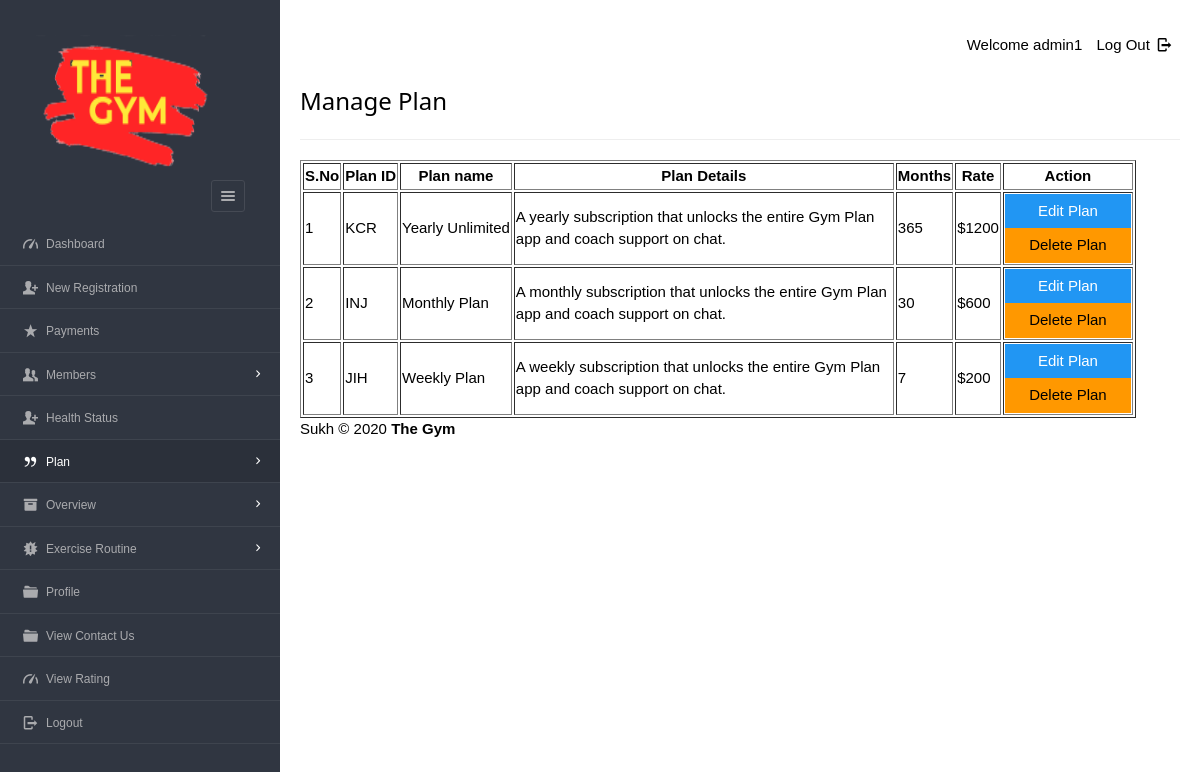
The page /dashboard/admin/view_plan.php (signed in) on the database its author committed.
### tables this page shows
CREATE TABLE `plan` (
  `pid` varchar(8) NOT NULL,
  `planName` varchar(20) NOT NULL,
  `description` varchar(200) NOT NULL,
  `validity` varchar(20) NOT NULL,
  `amount` int(10) NOT NULL,
  `active` varchar(255) DEFAULT NULL
);

### dashboard/admin/view_plan.php (the view, shortened to what this page needs)
<?php
require '../../include/db_conn.php';
?>
<!DOCTYPE html>
<html lang="en">
<head>
    <link rel="stylesheet" href="../../css/style.css"  id="style-resource-5">
    <link rel="stylesheet" href="../../css/dashMain.css">
    <link rel="stylesheet" type="text/css" href="../../css/entypo.css">
	<link href="a1style.css" rel="stylesheet" type="text/css">
</head>
     <body class="page-body  page-fade" onload="collapseSidebar()">
    	<div class="page-container sidebar-collapsed" id="navbarcollapse">
		<div class="sidebar-menu">
			<header class="logo-env">
			<div class="logo">
				<a href="main.php">
					<img src="../../images/logo.png" alt="" width="192" height="80" />
				</a>
			</div>
					<div class="sidebar-collapse" onclick="collapseSidebar()">
				<a href="#" class="sidebar-collapse-icon with-animation">
					<i class="entypo-menu"></i>
				</a>
			</div>
			</header>
    		<?php include('nav.php'); ?>
    	</div>
    		<div class="main-content">
				<div class="row">
					<div class="col-md-6 col-sm-8 clearfix">
					</div>
					<div class="col-md-6 col-sm-4 clearfix hidden-xs">
						<ul class="list-inline links-list pull-right">
							<li>Welcome <?php echo $_SESSION['full_name']; ?>
							</li>
							<li>
								<a href="logout.php">
									Log Out <i class="entypo-logout right"></i>
								</a>
							</li>
						</ul>
					</div>
				</div>
		<h3>Manage Plan</h3>
		<hr />
		<table class="table table-bordered datatable" id="table-1" border=1>
			<thead>
				<tr>
					<th>S.No</th>
					<th>Plan ID</th>
					<th>Plan name</th>
					<th>Plan Details</th>
					<th>Months</th>
					<th>Rate</th>
					<th>Action</th>
				</tr>
			</thead>
				<tbody>
					<?php
					$query  = "select * from plan where active='yes' ORDER BY amount DESC";
					$result = mysqli_query($con, $query);
					$sno    = 1;
					if (mysqli_affected_rows($con) != 0) {
					    while ($row = mysqli_fetch_array($result, MYSQLI_ASSOC)) {
					        $msgid = $row['pid'];
					        echo "<tr><td>" . $sno . "</td>";
					        echo "<td>" . $row['pid'] . "</td>";
					        echo "<td>" . $row['planName'] . "</td>";
					        echo "<td width='380'>" . $row['description'] . "</td>";
					        echo "<td>" . $row['validity'] . "</td>";
					        echo "<td>$" . $row['amount'] . "</td>";
					        $sno++;
					        echo '<td><a href=edit_plan.php?id="'.$row['pid'].'"><input type="button" class="a1-btn a1-blue" id="boxxe" style="width:100%" value="Edit Plan" ></a><form action="del_plan.php" method="post" onSubmit="return ConfirmDelete();"><input type="hidden" name="name" value="' . $msgid .'"/><input type="submit" id="button1" value="Delete Plan" class="a1-btn a1-orange"/></form></td></tr>';
					    }
					}
					?>
				</tbody>
		</table>
<?php include('footer.php'); ?>
    	</div>
    </body>
</html>

### css/style.css (style rules this page uses)
html { font-size: 62.5%; font-family: sans-serif; }
div { display: block; }
body { font-family: "Noto Sans", sans-serif, "Helvetica Neue", Helvetica, Arial, sans-serif; font-size: 12px; line-height: 1.428571429; display: block; margin: 0; }
*, *:before, *:after { box-sizing: border-box; }
a { text-decoration: none; background: transparent; }
img { vertical-align: middle; }
img { border: 0; }
.logo img { width: 220px; height: 200px; }
input, button, select, textarea { font-family: inherit; font-size: inherit; line-height: inherit; }
button, input { line-height: normal; }
button, input, select, textarea { font-family: inherit; font-size: 100%; margin: 0; }
input { background-color: white; cursor: text; padding: 1px; border-width: 2px; border-style: inset; border-color: initial; border-image: initial; }
input, textarea, select, button { text-rendering: auto; color: initial; letter-spacing: normal; word-spacing: normal; text-transform: none; text-indent: 0px; text-shadow: none; display: inline-block; text-align: start; margin: 0em; font: 400 13.3333px Arial; }
button, html input[type="button"], input[type="reset"], input[type="submit"] { cursor: pointer; }
a { color: #373e4a; text-decoration: none; }
a { background: transparent; }
a { color: #373e4a; }
.page-container { position: relative; padding-left: 280px; }
.page-container .sidebar-menu { position: absolute; width: 280px; top: 0; left: 0; bottom: 0; background: #303641; color: #aaabae; z-index: 1; min-height: 796px; box-sizing: border-box; }
.page-container .sidebar-menu .logo-env { width: 100%; padding: 35px; padding-bottom: 10px; box-sizing: border-box; }
.page-container .sidebar-menu .logo-env:before, .page-container .sidebar-menu .logo-env:after { content: " "; display: table; }
.page-container .sidebar-menu .logo-env > div { display: block; vertical-align: middle; white-space: nowrap; float: left; }
.page-container .sidebar-menu .logo-env > div > a { display: inline-block; color: #aaabae; }
.page-container .sidebar-menu .logo-env > div.sidebar-collapse, .page-container .sidebar-menu .logo-env > div.sidebar-mobile-menu { position: relative; float: right; }
.page-container .sidebar-menu .logo-env > div.sidebar-collapse a, .page-container .sidebar-menu .logo-env > div.sidebar-mobile-menu a { display: inline-block; border: 1px solid #454a54; text-align: center; padding: 0; line-height: 1; font-size: 20px; font-weight: 300; padding: 5px 2px; background-clip: padding-box; border-radius: 3px; transition: all 200ms ease-in-out; }
.page-container .sidebar-menu .logo-env .logo img { width: 180px; height: 150px; }
.page-container .sidebar-menu .logo-env:after { clear: both; }
ul, ol { margin-top: 0; margin-bottom: 8.5px; }
ul, menu, dir { display: block; list-style-type: disc; }
li { display: list-item; }
i, cite, em, var, address, dfn { font-style: italic; }

### css/entypo.css (style rules this page uses)
[class^="entypo-"]:before, [class*=" entypo-"]:before { font-family: "entypo"; font-style: normal; font-weight: normal; speak: none; display: inline-block; text-decoration: inherit; width: 1em; margin-right: .2em; text-align: center; font-variant: normal; text-transform: none; line-height: 1em; margin-left: .2em; }
.entypo-menu:before { content: '\e811'; }
.entypo-logout:before { content: '\e85d'; }

### dashboard/admin/view_plan.php (style rules this page uses)
#button1 { width:126px; }

### rows shown on the page
plan: pid "KCR", planName "Yearly Unlimited", description "A yearly subscription that unlocks the entire Gym Plan app and coach support on chat.", validity "365", amount "1200"
plan: pid "INJ", planName "Monthly Plan", description "A monthly subscription that unlocks the entire Gym Plan app and coach support on chat.", validity "30", amount "600"
plan: pid "JIH", planName "Weekly Plan", description "A weekly subscription that unlocks the entire Gym Plan app and coach support on chat.", validity "7", amount "200"

### other values the page prints
$_SESSION['full_name'] "admin1"
